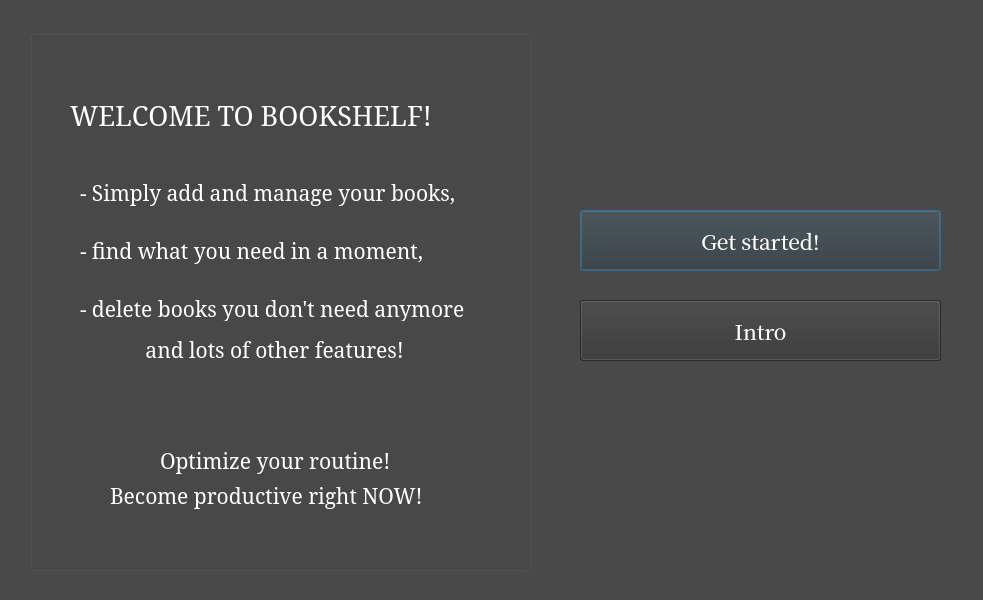
<?xml version="1.0" encoding="UTF-8"?>
<ui version="4.0">
 <class>MainMenu</class>
 <widget class="QDialog" name="MainMenu">
  <property name="geometry">
   <rect>
    <x>0</x>
    <y>0</y>
    <width>983</width>
    <height>600</height>
   </rect>
  </property>
  <property name="palette">
   <palette>
    <active>
     <colorrole role="WindowText">
      <brush brushstyle="SolidPattern">
       <color alpha="255">
        <red>255</red>
        <green>255</green>
        <blue>255</blue>
       </color>
      </brush>
     </colorrole>
     <colorrole role="Button">
      <brush brushstyle="SolidPattern">
       <color alpha="231">
        <red>54</red>
        <green>54</green>
        <blue>54</blue>
       </color>
      </brush>
     </colorrole>
     <colorrole role="Light">
      <brush brushstyle="SolidPattern">
       <color alpha="231">
        <red>82</red>
        <green>82</green>
        <blue>82</blue>
       </color>
      </brush>
     </colorrole>
     <colorrole role="Midlight">
      <brush brushstyle="SolidPattern">
       <color alpha="231">
        <red>68</red>
        <green>68</green>
        <blue>68</blue>
       </color>
      </brush>
     </colorrole>
     <colorrole role="Dark">
      <brush brushstyle="SolidPattern">
       <color alpha="231">
        <red>27</red>
        <green>27</green>
        <blue>27</blue>
       </color>
      </brush>
     </colorrole>
     <colorrole role="Mid">
      <brush brushstyle="SolidPattern">
       <color alpha="231">
        <red>36</red>
        <green>36</green>
        <blue>36</blue>
       </color>
      </brush>
     </colorrole>
     <colorrole role="Text">
      <brush brushstyle="SolidPattern">
       <color alpha="255">
        <red>255</red>
        <green>255</green>
        <blue>255</blue>
       </color>
      </brush>
     </colorrole>
     <colorrole role="BrightText">
      <brush brushstyle="SolidPattern">
       <color alpha="255">
        <red>255</red>
        <green>255</green>
        <blue>255</blue>
       </color>
      </brush>
     </colorrole>
     <colorrole role="ButtonText">
      <brush brushstyle="SolidPattern">
       <color alpha="255">
        <red>255</red>
        <green>255</green>
        <blue>255</blue>
       </color>
      </brush>
     </colorrole>
     <colorrole role="Base">
      <brush brushstyle="SolidPattern">
       <color alpha="255">
        <red>0</red>
        <green>0</green>
        <blue>0</blue>
       </color>
      </brush>
     </colorrole>
     <colorrole role="Window">
      <brush brushstyle="SolidPattern">
       <color alpha="231">
        <red>54</red>
        <green>54</green>
        <blue>54</blue>
       </color>
      </brush>
     </colorrole>
     <colorrole role="Shadow">
      <brush brushstyle="SolidPattern">
       <color alpha="255">
        <red>0</red>
        <green>0</green>
        <blue>0</blue>
       </color>
      </brush>
     </colorrole>
     <colorrole role="AlternateBase">
      <brush brushstyle="SolidPattern">
       <color alpha="243">
        <red>27</red>
        <green>27</green>
        <blue>27</blue>
       </color>
      </brush>
     </colorrole>
     <colorrole role="ToolTipBase">
      <brush brushstyle="SolidPattern">
       <color alpha="255">
        <red>255</red>
        <green>255</green>
        <blue>220</blue>
       </color>
      </brush>
     </colorrole>
     <colorrole role="ToolTipText">
      <brush brushstyle="SolidPattern">
       <color alpha="255">
        <red>0</red>
        <green>0</green>
        <blue>0</blue>
       </color>
      </brush>
     </colorrole>
     <colorrole role="PlaceholderText">
      <brush brushstyle="SolidPattern">
       <color alpha="128">
        <red>255</red>
        <green>255</green>
        <blue>255</blue>
       </color>
      </brush>
     </colorrole>
    </active>
    <inactive>
     <colorrole role="WindowText">
      <brush brushstyle="SolidPattern">
       <color alpha="255">
        <red>255</red>
        <green>255</green>
        <blue>255</blue>
       </color>
      </brush>
     </colorrole>
     <colorrole role="Button">
      <brush brushstyle="SolidPattern">
       <color alpha="231">
        <red>54</red>
        <green>54</green>
        <blue>54</blue>
       </color>
      </brush>
     </colorrole>
     <colorrole role="Light">
      <brush brushstyle="SolidPattern">
       <color alpha="231">
        <red>82</red>
        <green>82</green>
        <blue>82</blue>
       </color>
      </brush>
     </colorrole>
     <colorrole role="Midlight">
      <brush brushstyle="SolidPattern">
       <color alpha="231">
        <red>68</red>
        <green>68</green>
        <blue>68</blue>
       </color>
      </brush>
     </colorrole>
     <colorrole role="Dark">
      <brush brushstyle="SolidPattern">
       <color alpha="231">
        <red>27</red>
        <green>27</green>
        <blue>27</blue>
       </color>
      </brush>
     </colorrole>
     <colorrole role="Mid">
      <brush brushstyle="SolidPattern">
       <color alpha="231">
        <red>36</red>
        <green>36</green>
        <blue>36</blue>
       </color>
      </brush>
     </colorrole>
     <colorrole role="Text">
      <brush brushstyle="SolidPattern">
       <color alpha="255">
        <red>255</red>
        <green>255</green>
        <blue>255</blue>
       </color>
      </brush>
     </colorrole>
     <colorrole role="BrightText">
      <brush brushstyle="SolidPattern">
       <color alpha="255">
        <red>255</red>
        <green>255</green>
        <blue>255</blue>
       </color>
      </brush>
     </colorrole>
     <colorrole role="ButtonText">
      <brush brushstyle="SolidPattern">
       <color alpha="255">
        <red>255</red>
        <green>255</green>
        <blue>255</blue>
       </color>
      </brush>
     </colorrole>
     <colorrole role="Base">
      <brush brushstyle="SolidPattern">
       <color alpha="255">
        <red>0</red>
        <green>0</green>
        <blue>0</blue>
       </color>
      </brush>
     </colorrole>
     <colorrole role="Window">
      <brush brushstyle="SolidPattern">
       <color alpha="231">
        <red>54</red>
        <green>54</green>
        <blue>54</blue>
       </color>
      </brush>
     </colorrole>
     <colorrole role="Shadow">
      <brush brushstyle="SolidPattern">
       <color alpha="255">
        <red>0</red>
        <green>0</green>
        <blue>0</blue>
       </color>
      </brush>
     </colorrole>
     <colorrole role="AlternateBase">
      <brush brushstyle="SolidPattern">
       <color alpha="243">
        <red>27</red>
        <green>27</green>
        <blue>27</blue>
       </color>
      </brush>
     </colorrole>
     <colorrole role="ToolTipBase">
      <brush brushstyle="SolidPattern">
       <color alpha="255">
        <red>255</red>
        <green>255</green>
        <blue>220</blue>
       </color>
      </brush>
     </colorrole>
     <colorrole role="ToolTipText">
      <brush brushstyle="SolidPattern">
       <color alpha="255">
        <red>0</red>
        <green>0</green>
        <blue>0</blue>
       </color>
      </brush>
     </colorrole>
     <colorrole role="PlaceholderText">
      <brush brushstyle="SolidPattern">
       <color alpha="128">
        <red>255</red>
        <green>255</green>
        <blue>255</blue>
       </color>
      </brush>
     </colorrole>
    </inactive>
    <disabled>
     <colorrole role="WindowText">
      <brush brushstyle="SolidPattern">
       <color alpha="231">
        <red>27</red>
        <green>27</green>
        <blue>27</blue>
       </color>
      </brush>
     </colorrole>
     <colorrole role="Button">
      <brush brushstyle="SolidPattern">
       <color alpha="231">
        <red>54</red>
        <green>54</green>
        <blue>54</blue>
       </color>
      </brush>
     </colorrole>
     <colorrole role="Light">
      <brush brushstyle="SolidPattern">
       <color alpha="231">
        <red>82</red>
        <green>82</green>
        <blue>82</blue>
       </color>
      </brush>
     </colorrole>
     <colorrole role="Midlight">
      <brush brushstyle="SolidPattern">
       <color alpha="231">
        <red>68</red>
        <green>68</green>
        <blue>68</blue>
       </color>
      </brush>
     </colorrole>
     <colorrole role="Dark">
      <brush brushstyle="SolidPattern">
       <color alpha="231">
        <red>27</red>
        <green>27</green>
        <blue>27</blue>
       </color>
      </brush>
     </colorrole>
     <colorrole role="Mid">
      <brush brushstyle="SolidPattern">
       <color alpha="231">
        <red>36</red>
        <green>36</green>
        <blue>36</blue>
       </color>
      </brush>
     </colorrole>
     <colorrole role="Text">
      <brush brushstyle="SolidPattern">
       <color alpha="231">
        <red>27</red>
        <green>27</green>
        <blue>27</blue>
       </color>
      </brush>
     </colorrole>
     <colorrole role="BrightText">
      <brush brushstyle="SolidPattern">
       <color alpha="255">
        <red>255</red>
        <green>255</green>
        <blue>255</blue>
       </color>
      </brush>
     </colorrole>
     <colorrole role="ButtonText">
      <brush brushstyle="SolidPattern">
       <color alpha="231">
        <red>27</red>
        <green>27</green>
        <blue>27</blue>
       </color>
      </brush>
     </colorrole>
     <colorrole role="Base">
      <brush brushstyle="SolidPattern">
       <color alpha="231">
        <red>54</red>
        <green>54</green>
        <blue>54</blue>
       </color>
      </brush>
     </colorrole>
     <colorrole role="Window">
      <brush brushstyle="SolidPattern">
       <color alpha="231">
        <red>54</red>
        <green>54</green>
        <blue>54</blue>
       </color>
      </brush>
     </colorrole>
     <colorrole role="Shadow">
      <brush brushstyle="SolidPattern">
       <color alpha="255">
        <red>0</red>
        <green>0</green>
        <blue>0</blue>
       </color>
      </brush>
     </colorrole>
     <colorrole role="AlternateBase">
      <brush brushstyle="SolidPattern">
       <color alpha="231">
        <red>54</red>
        <green>54</green>
        <blue>54</blue>
       </color>
      </brush>
     </colorrole>
     <colorrole role="ToolTipBase">
      <brush brushstyle="SolidPattern">
       <color alpha="255">
        <red>255</red>
        <green>255</green>
        <blue>220</blue>
       </color>
      </brush>
     </colorrole>
     <colorrole role="ToolTipText">
      <brush brushstyle="SolidPattern">
       <color alpha="255">
        <red>0</red>
        <green>0</green>
        <blue>0</blue>
       </color>
      </brush>
     </colorrole>
     <colorrole role="PlaceholderText">
      <brush brushstyle="SolidPattern">
       <color alpha="128">
        <red>255</red>
        <green>255</green>
        <blue>255</blue>
       </color>
      </brush>
     </colorrole>
    </disabled>
   </palette>
  </property>
  <property name="windowTitle">
   <string>Dialog</string>
  </property>
  <widget class="QPushButton" name="view_pushButton">
   <property name="geometry">
    <rect>
     <x>580</x>
     <y>210</y>
     <width>361</width>
     <height>61</height>
    </rect>
   </property>
   <property name="font">
    <font>
     <family>Noto Serif CJK SC</family>
     <pointsize>16</pointsize>
    </font>
   </property>
   <property name="text">
    <string>Get started!</string>
   </property>
  </widget>
  <widget class="QPushButton" name="intro_pushButton">
   <property name="geometry">
    <rect>
     <x>580</x>
     <y>300</y>
     <width>361</width>
     <height>61</height>
    </rect>
   </property>
   <property name="font">
    <font>
     <family>Noto Serif CJK SC</family>
     <pointsize>16</pointsize>
    </font>
   </property>
   <property name="text">
    <string>Intro</string>
   </property>
  </widget>
  <widget class="QGroupBox" name="groupBox">
   <property name="geometry">
    <rect>
     <x>30</x>
     <y>30</y>
     <width>501</width>
     <height>541</height>
    </rect>
   </property>
   <property name="title">
    <string/>
   </property>
   <widget class="QLabel" name="label_2">
    <property name="geometry">
     <rect>
      <x>40</x>
      <y>70</y>
      <width>411</width>
      <height>31</height>
     </rect>
    </property>
    <property name="font">
     <font>
      <family>Serif</family>
      <pointsize>20</pointsize>
     </font>
    </property>
    <property name="text">
     <string>WELCOME TO BOOKSHELF!</string>
    </property>
   </widget>
   <widget class="QLabel" name="label_3">
    <property name="geometry">
     <rect>
      <x>80</x>
      <y>450</y>
      <width>341</width>
      <height>31</height>
     </rect>
    </property>
    <property name="font">
     <font>
      <family>Serif</family>
      <pointsize>16</pointsize>
     </font>
    </property>
    <property name="text">
     <string>Become productive right NOW!</string>
    </property>
   </widget>
   <widget class="QLabel" name="label_5">
    <property name="geometry">
     <rect>
      <x>50</x>
      <y>150</y>
      <width>411</width>
      <height>141</height>
     </rect>
    </property>
    <property name="font">
     <font>
      <family>Serif</family>
      <pointsize>16</pointsize>
     </font>
    </property>
    <property name="text">
     <string>- Simply add and manage your books, 

- find what you need in a moment, 

- delete books you don't need anymore</string>
    </property>
    <property name="alignment">
     <set>Qt::AlignJustify|Qt::AlignVCenter</set>
    </property>
   </widget>
   <widget class="QLabel" name="label">
    <property name="geometry">
     <rect>
      <x>130</x>
      <y>410</y>
      <width>241</width>
      <height>41</height>
     </rect>
    </property>
    <property name="font">
     <font>
      <family>Serif</family>
      <pointsize>16</pointsize>
     </font>
    </property>
    <property name="text">
     <string>Optimize your routine!</string>
    </property>
    <property name="alignment">
     <set>Qt::AlignJustify|Qt::AlignVCenter</set>
    </property>
   </widget>
   <widget class="QLabel" name="label_4">
    <property name="geometry">
     <rect>
      <x>110</x>
      <y>310</y>
      <width>291</width>
      <height>19</height>
     </rect>
    </property>
    <property name="font">
     <font>
      <family>Serif</family>
      <pointsize>16</pointsize>
     </font>
    </property>
    <property name="text">
     <string> and lots of other features!</string>
    </property>
   </widget>
  </widget>
 </widget>
 <resources/>
 <connections/>
</ui>
